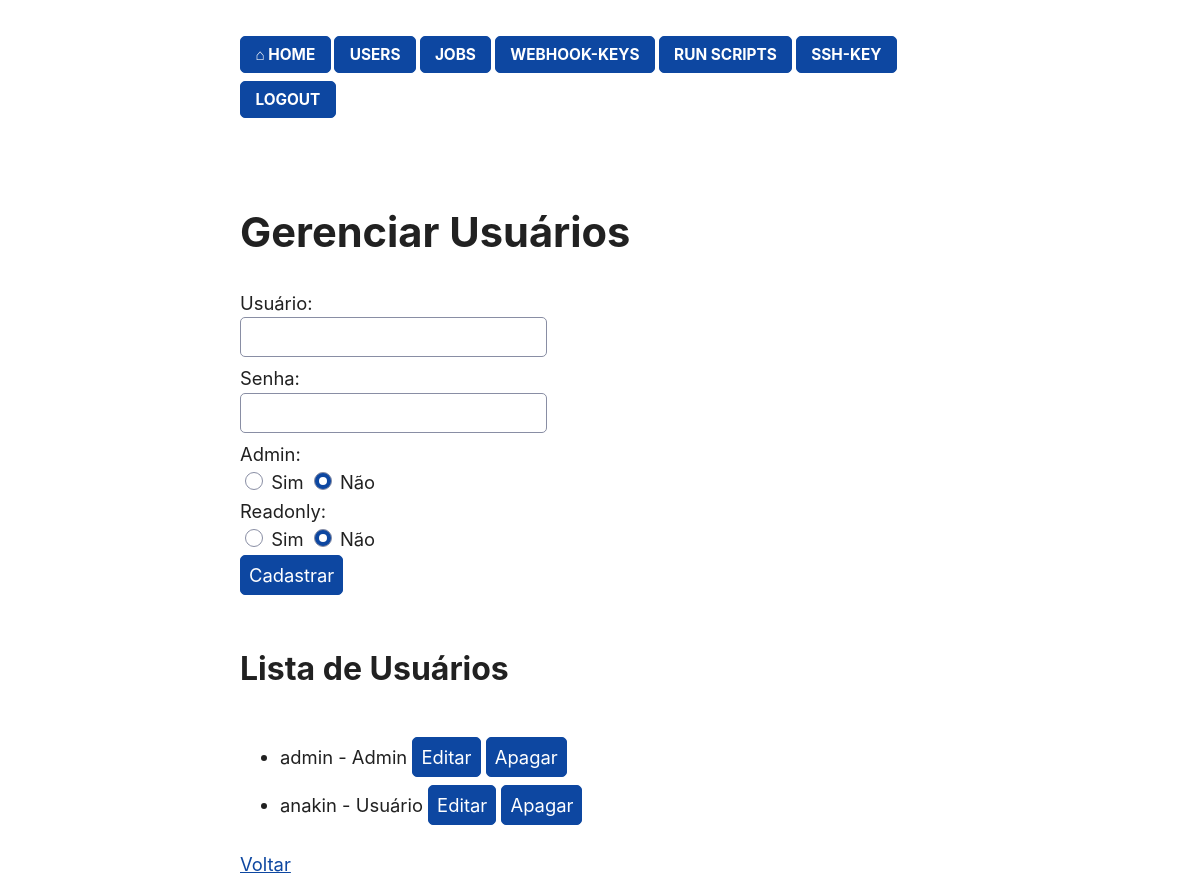
The page /manage_users (signed in) on the database as committed earlier.
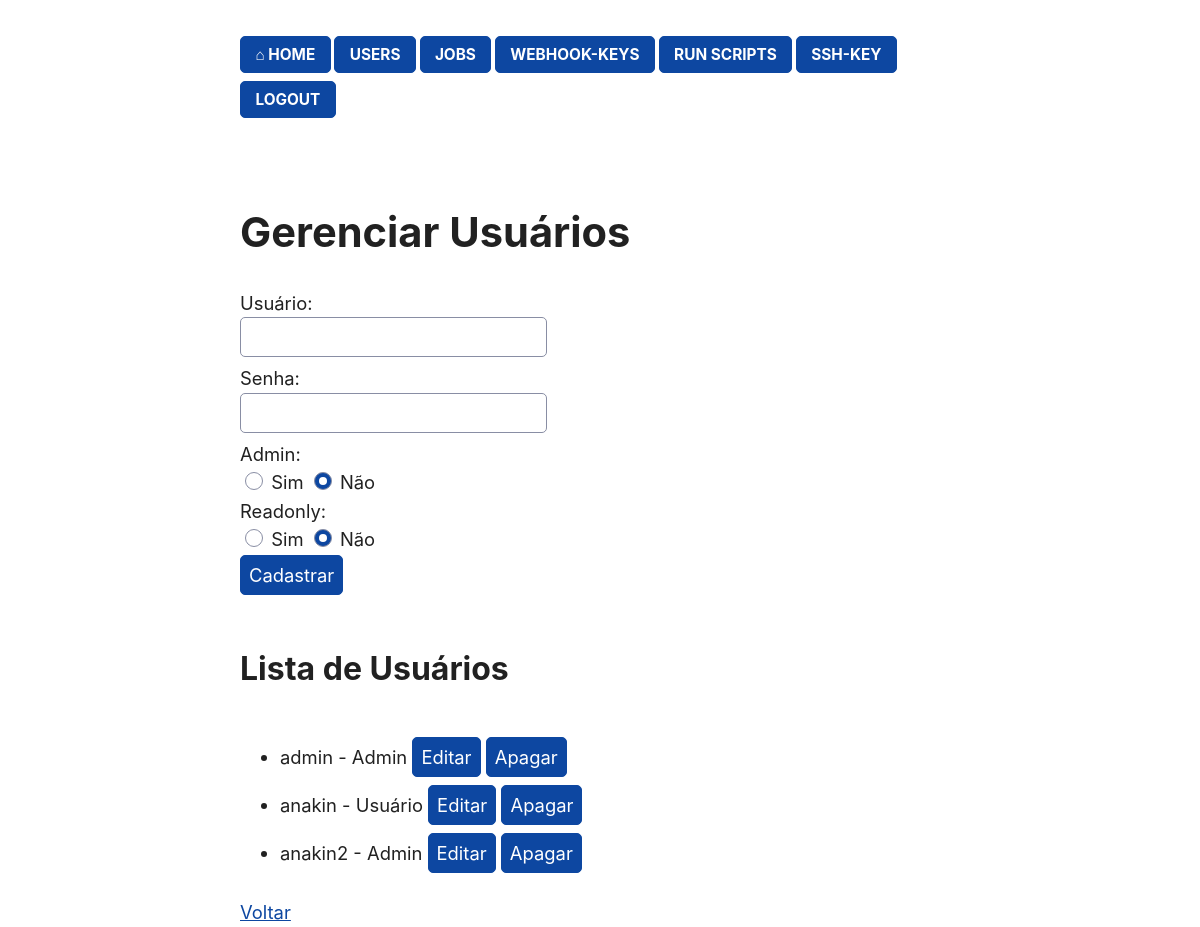
The same page on the database as committed later.
### main.py (models this page shows)
class Usuario(db.Model):
    id = db.Column(db.Integer, primary_key=True)
    usuario = db.Column(db.String(80), unique=True, nullable=False)
    senha = db.Column(db.String(200), nullable=False)
    admin = db.Column(db.Boolean, default=False)
    readonly = db.Column(db.Boolean, default=False)

### main.py (the view, shortened to what this page needs)
@app.route('/manage_users', methods=['GET', 'POST'])
def manage_users():
    if 'user_id' not in session or not session.get('admin', False) :
        return 'Acesso negado'
    usuarios = Usuario.query.all()
    return render_template('manage_users.html', usuarios=usuarios)

### templates/manage_users.html (shortened to what this page needs)
<!DOCTYPE html>
<html>
<head>
    <link rel="stylesheet" href="/static/css/simple.min.css">
</head>
<body>
    {% include 'menu.html' %}
    <h2>Gerenciar Usuários</h2>
    <form method="POST">
        <label for="usuario">Usuário:</label>
        <input type="text" id="usuario" name="usuario" required><br>
        <label for="senha">Senha:</label>
        <input type="password" id="senha" name="senha" required><br>
        <label for="admin">Admin:</label>
        <input type="radio" id="admin" name="admin" value="1"> Sim
        <input type="radio" id="admin" name="admin" value="0" checked> Não<br>
        <label for="readonly">Readonly:</label>
        <input type="radio" id="readonly" name="readonly" value="1"> Sim
        <input type="radio" id="readonly" name="readonly" value="0" checked> Não<br>
        <button type="submit">Cadastrar</button>
    </form>
    <h3>Lista de Usuários</h3>
    <ul>
        {% for user in usuarios %}
            <li>
                {{ user.usuario }} - {{ 'Admin' if user.admin else 'Usuário' }}
                <button onclick="document.getElementById('editForm{{ user.id }}').style.display='block'">Editar</button>
                <form method="POST" style="display:inline;">
                    <button type="submit">Apagar</button>
                </form>
            </li>
        {% endfor %}
    </ul>
    <a href="{{ url_for('home') }}">Voltar</a>
</body>
</html>

### templates/menu.html
<h6><nav><a class="button" href="/home" >⌂ HOME</a>  <a class="button" href="/manage_users">USERS</a>  <a class="button" href="/jobs">JOBS</a>  <a class="button" href="/webhook-key">WEBHOOK-KEYS</a>  <a class="button" href="/executa">RUN SCRIPTS</a>  <a class="button" href="/ssh-key/">SSH-KEY</a> <a class="button" href="/logout">LOGOUT</a> </nav> </h6>

Rows that differ between the two databases and show on the page:
added Usuario: usuario "anakin2", admin "Admin"
